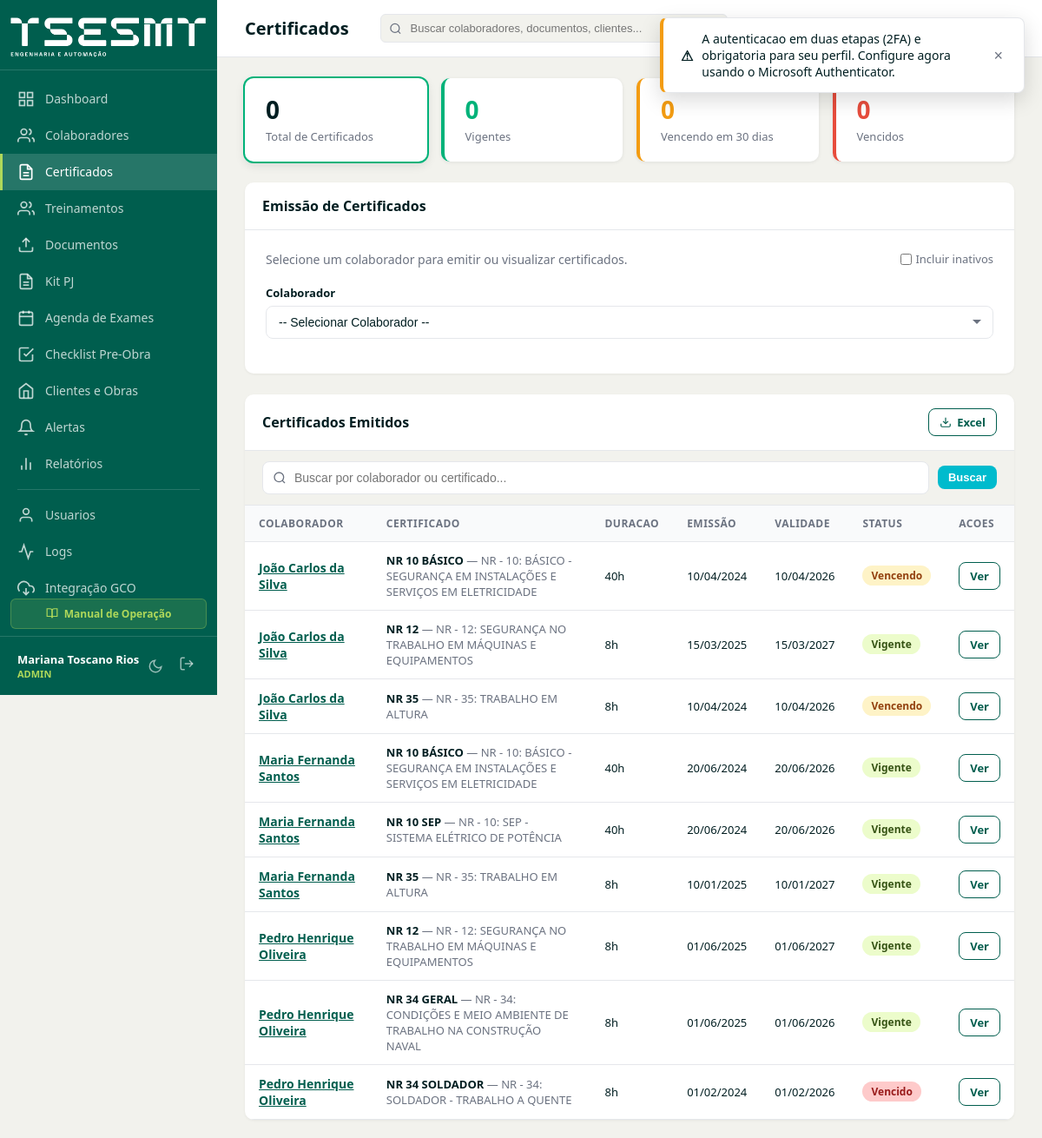
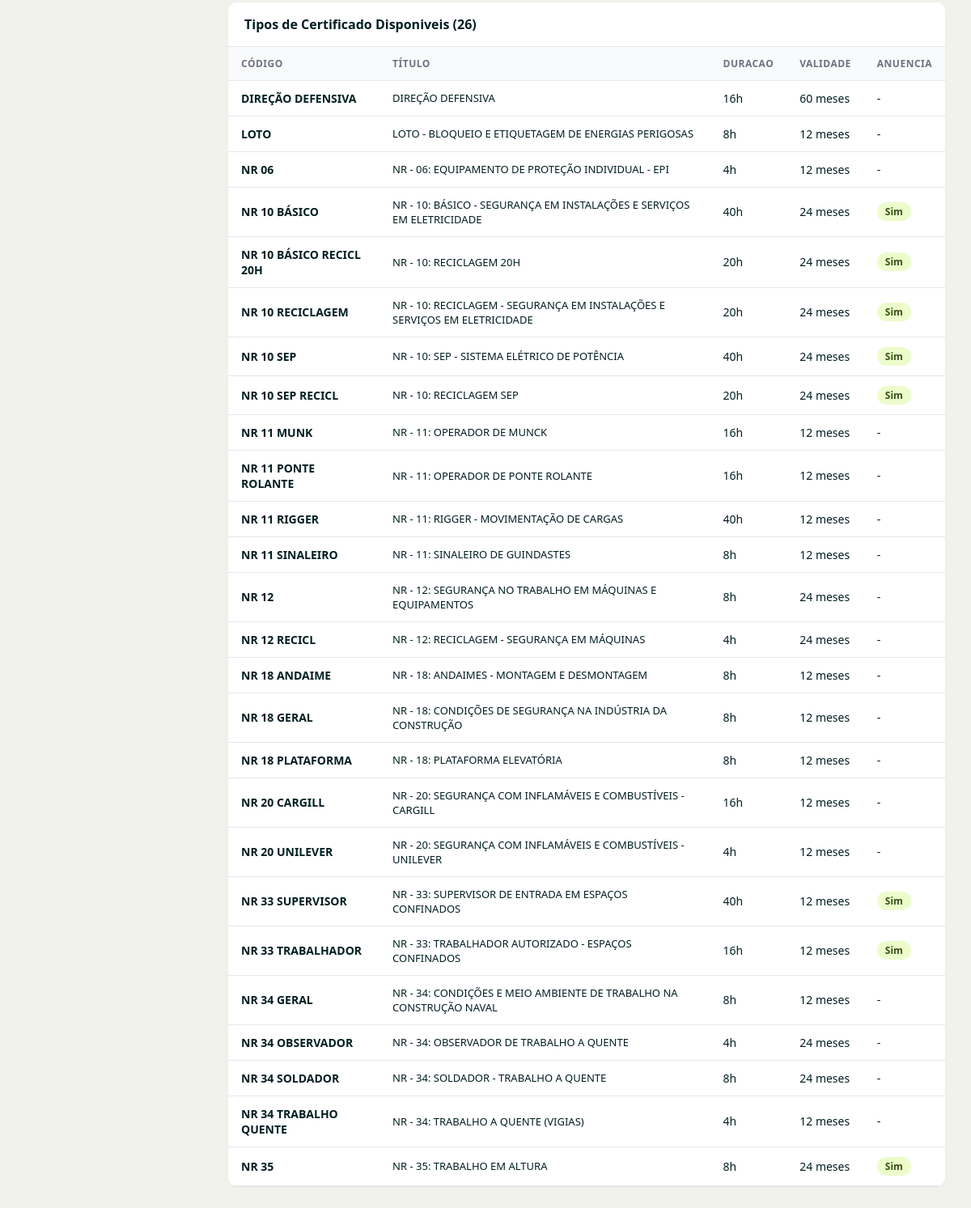
Screenshot of /certificados (signed in) with the database file from the repository (2 pictures, top to bottom).
### tables this page shows
CREATE TABLE IF NOT EXISTS certificados (
    id INT AUTO_INCREMENT PRIMARY KEY,
    colaborador_id INT NOT NULL,
    tipo_certificado_id INT NOT NULL,
    data_realizacao DATE NOT NULL,
    data_emissao DATE NOT NULL,
    data_validade DATE NOT NULL,
    status ENUM('vigente','vencido','proximo_vencimento') NOT NULL DEFAULT 'vigente',
    criado_por INT NULL,
    criado_em DATETIME NOT NULL DEFAULT CURRENT_TIMESTAMP,
    atualizado_em DATETIME NOT NULL DEFAULT CURRENT_TIMESTAMP ON UPDATE CURRENT_TIMESTAMP,
     
    ministrante_id INT NULL,
     
    treinamento_id INT NULL,
     
    arquivo_assinado VARCHAR(500) NULL,
    assinado_em DATETIME NULL,
     
    excluido_em DATETIME NULL,
    FOREIGN KEY (colaborador_id) REFERENCES colaboradores(id) ON DELETE CASCADE,
    FOREIGN KEY (tipo_certificado_id) REFERENCES tipos_certificado(id) ON DELETE RESTRICT,
    FOREIGN KEY (criado_por) REFERENCES usuarios(id) ON DELETE SET NULL,
    INDEX idx_colaborador (colaborador_id),
    INDEX idx_tipo (tipo_certificado_id),
    INDEX idx_validade (data_validade),
    INDEX idx_status (status),
    INDEX idx_excluido_em (excluido_em)
);

CREATE TABLE IF NOT EXISTS colaboradores (
    id INT AUTO_INCREMENT PRIMARY KEY,
    nome_completo VARCHAR(200) NOT NULL,
    cpf_encrypted VARCHAR(255) NULL,
    cpf_hash VARCHAR(64) NULL UNIQUE,
    data_nascimento DATE NULL,
    telefone VARCHAR(20) NULL,
    email VARCHAR(150) NULL,
    matricula VARCHAR(50) NULL,
    cargo VARCHAR(100) NULL,
    funcao VARCHAR(100) NULL,
    setor VARCHAR(100) NULL,
    cliente_id INT NULL,
    obra_id INT NULL,
    data_admissao DATE NULL,
    data_demissao DATE NULL,
    status ENUM('ativo','inativo','afastado') NOT NULL DEFAULT 'ativo',
    unidade VARCHAR(100) NULL,
     
    excluido_em DATETIME NULL,
    criado_em DATETIME NOT NULL DEFAULT CURRENT_TIMESTAMP,
    atualizado_em DATETIME NOT NULL DEFAULT CURRENT_TIMESTAMP ON UPDATE CURRENT_TIMESTAMP,
    FOREIGN KEY (cliente_id) REFERENCES clientes(id) ON DELETE SET NULL,
    FOREIGN KEY (obra_id) REFERENCES obras(id) ON DELETE SET NULL,
    INDEX idx_nome (nome_completo),
    INDEX idx_status (status),
    INDEX idx_cliente (cliente_id),
    INDEX idx_obra (obra_id),
    INDEX idx_cpf_hash (cpf_hash),
    INDEX idx_excluido_em (excluido_em)
);

CREATE TABLE IF NOT EXISTS tipos_certificado (
    id INT AUTO_INCREMENT PRIMARY KEY,
    codigo VARCHAR(50) NOT NULL UNIQUE,
    titulo VARCHAR(500) NOT NULL,
    duracao VARCHAR(20) NOT NULL DEFAULT '8h',
    validade_meses INT NOT NULL DEFAULT 12,
    tem_anuencia TINYINT(1) NOT NULL DEFAULT 0,
    tem_diego TINYINT(1) NOT NULL DEFAULT 0,
    conteudo_no_verso TINYINT(1) NOT NULL DEFAULT 0,
    conteudo_programatico TEXT NULL,
    ativo TINYINT(1) NOT NULL DEFAULT 1,
    criado_em DATETIME NOT NULL DEFAULT CURRENT_TIMESTAMP,
    atualizado_em DATETIME NOT NULL DEFAULT CURRENT_TIMESTAMP ON UPDATE CURRENT_TIMESTAMP,
    INDEX idx_codigo (codigo)
);

### app/Views/certificados/index.php (the view, shortened to what the rows shown need)
<div style="display:grid; grid-template-columns:repeat(4, 1fr); gap:16px; margin-bottom:24px;">
    <a href="/certificados" class="stat-card stat-card-clickable <?= empty($status ?? '') ? 'stat-card-active' : '' ?>" style="text-decoration:none; color:inherit;">
        <div class="stat-value"><?= $contadores['total'] ?? 0 ?></div>
        <div class="stat-label">Total de Certificados</div>
    </a>
    <a href="/certificados?status=vigente" class="stat-card stat-card-clickable <?= ($status ?? '') === 'vigente' ? 'stat-card-active' : '' ?>" style="border-left:4px solid #00b279; text-decoration:none; color:inherit;">
        <div class="stat-value" style="color:#00b279;"><?= $contadores['vigente'] ?? 0 ?></div>
        <div class="stat-label">Vigentes</div>
    </a>
    <a href="/certificados?status=proximo_vencimento" class="stat-card stat-card-clickable <?= ($status ?? '') === 'proximo_vencimento' ? 'stat-card-active' : '' ?>" style="border-left:4px solid #f39c12; text-decoration:none; color:inherit;">
        <div class="stat-value" style="color:#f39c12;"><?= $contadores['proximo_vencimento'] ?? 0 ?></div>
        <div class="stat-label">Vencendo em 30 dias</div>
    </a>
    <a href="/certificados?status=vencido" class="stat-card stat-card-clickable <?= ($status ?? '') === 'vencido' ? 'stat-card-active' : '' ?>" style="border-left:4px solid #e74c3c; text-decoration:none; color:inherit;">
        <div class="stat-value" style="color:#e74c3c;"><?= $contadores['vencido'] ?? 0 ?></div>
        <div class="stat-label">Vencidos</div>
    </a>
</div>
<div class="table-container">
    <div class="table-header">
        <span class="table-title">Emissão de Certificados</span>
    </div>
    <div style="padding:24px;">
        <div style="display:flex;justify-content:space-between;align-items:center;margin-bottom:20px;">
            <p style="color:var(--c-gray);font-size:14px;margin:0;">Selecione um colaborador para emitir ou visualizar certificados.</p>
            <label style="font-size:13px;color:var(--c-gray);cursor:pointer;display:flex;align-items:center;gap:4px;">
                <input type="checkbox" onchange="window.location.href='/certificados?mostrar_inativos='+(this.checked?'1':'0')" <?= ($mostrarInativos ?? false) ? 'checked' : '' ?>>
                Incluir inativos
            </label>
        </div>
        <div class="form-group">
            <label>Colaborador</label>
            <select class="form-control" onchange="if(this.value) window.location='/certificados/emitir/'+this.value">
                <option value="">-- Selecionar Colaborador --</option>
            </select>
        </div>
    </div>
</div>
<div class="table-container" style="margin-top:24px;">
    <div class="table-header">
        <span class="table-title">Certificados Emitidos<?= !empty($status) ? ' — ' . match($status) { 'vigente' => 'Vigentes', 'proximo_vencimento' => 'Vencendo', 'vencido' => 'Vencidos', default => '' } : '' ?></span>
        <div style="display:flex; gap:8px; align-items:center;">
            <a href="/exportar/certificados<?= !empty($status) ? '?status=' . urlencode($status) : '' ?>" class="btn btn-outline btn-sm" title="Exportar Excel">
                <svg width="14" height="14" viewBox="0 0 24 24" fill="none" stroke="currentColor" stroke-width="2"><path d="M21 15v4a2 2 0 01-2 2H5a2 2 0 01-2-2v-4"/><polyline points="7 10 12 15 17 10"/><line x1="12" y1="15" x2="12" y2="3"/></svg>
                Excel
            </a>
        </div>
    </div>
    <div style="padding:12px 20px; border-bottom:1px solid var(--c-border); background:var(--c-bg);">
        <form method="GET" action="/certificados" style="display:flex; gap:10px; align-items:center;">
            <div class="search-box" style="flex:1; min-width:220px;">
                <svg width="16" height="16" viewBox="0 0 24 24" fill="none" stroke="currentColor" stroke-width="2"><circle cx="11" cy="11" r="8"/><line x1="21" y1="21" x2="16.65" y2="16.65"/></svg>
                <input type="text" name="q" class="form-control" placeholder="Buscar por colaborador ou certificado..." value="<?= htmlspecialchars($search ?? '') ?>" autocomplete="off">
            </div>
            <button type="submit" class="btn btn-secondary btn-sm">Buscar</button>
        </form>
    </div>
    <table>
        <thead>
            <tr>
                <th>Colaborador</th>
                <th>Certificado</th>
                <th>Duracao</th>
                <th>Emissão</th>
                <th>Validade</th>
                <th>Status</th>
                <th>Acoes</th>
            </tr>
        </thead>
        <tbody>
        <?php if (empty($certificadosList)): ?>
            <tr><td colspan="7" style="text-align:center;color:var(--c-gray);padding:32px;">
                <?php if (!empty($status) || !empty($search)): ?>
                    Nenhum certificado encontrado com os filtros selecionados.
                <?php else: ?>
                    Nenhum certificado emitido ainda.
                <?php endif; ?>
            </td></tr>
        <?php else: ?>
            <?php foreach ($certificadosList as $cert): ?>
            <tr>
                <td>
                    <a href="/colaboradores/<?= $cert['colaborador_id'] ?>" style="color:var(--c-primary);font-weight:600;">
                        <?= htmlspecialchars($cert['nome_completo']) ?>
                    </a>
                </td>
                <td style="font-size:13px;">
                    <strong><?= htmlspecialchars($cert['tipo_codigo']) ?></strong>
                    <span style="color:var(--c-gray);"> — <?= htmlspecialchars($cert['tipo_titulo']) ?></span>
                </td>
                <td style="font-size:13px;"><?= htmlspecialchars($cert['duracao'] ?? '') ?></td>
                <td style="font-size:13px;"><?= date('d/m/Y', strtotime($cert['data_emissao'])) ?></td>
                <td style="font-size:13px;"><?= $cert['data_validade'] ? date('d/m/Y', strtotime($cert['data_validade'])) : '—' ?></td>
                <td>
                    <?php
                    $badgeClass = match($cert['status']) {
                        'vigente' => 'badge-vigente',
                        'proximo_vencimento' => 'badge-proximo_vencimento',
                        'vencido' => 'badge-vencido',
                        default => ''
                    };
                    $statusLabel = match($cert['status']) {
                        'vigente' => 'Vigente',
                        'proximo_vencimento' => 'Vencendo',
                        'vencido' => 'Vencido',
                        default => ucfirst($cert['status'])
                    };
                    ?>
                    <span class="badge <?= $badgeClass ?>"><?= $statusLabel ?></span>
                </td>
                <td style="white-space:nowrap;">
                    <a href="/certificados/preview/<?= $cert['id'] ?>" class="btn btn-outline btn-sm" target="_blank" title="Visualizar">Ver</a>
                </td>
            </tr>
            <?php endforeach; ?>
        <?php endif; ?>
        </tbody>
    </table>
</div>
<div class="table-container" style="margin-top:24px;">
    <div class="table-header"><span class="table-title">Tipos de Certificado Disponiveis (<?= count($tipos) ?>)</span></div>
    <table>
        <thead><tr><th>Código</th><th>Título</th><th>Duracao</th><th>Validade</th><th>Anuencia</th></tr></thead>
        <tbody>
        <?php foreach ($tipos as $t): ?>
        <tr>
            <td style="font-weight:600;"><?= htmlspecialchars($t['codigo']) ?></td>
            <td style="font-size:13px;"><?= htmlspecialchars($t['titulo']) ?></td>
            <td><?= htmlspecialchars($t['duracao']) ?></td>
            <td><?= $t['validade_meses'] ?> meses</td>
            <td><?= $t['tem_anuencia'] ? '<span class="badge badge-vigente">Sim</span>' : '-' ?></td>
        </tr>
        <?php endforeach; ?>
        </tbody>
    </table>
</div>

### app/Core/Router.php (shortened to what the rows shown need)
<?php
class Router
{
    private array $routes = [];
    private function addRoute(string $method, string $path, array $handler, array $middleware): void
    {
        $pattern = preg_replace('/\{(\w+)\}/', '(?P<$1>[^/]+)', $path);
        $pattern = '#^' . $pattern . '$#';
        $this->routes[] = [
            'method'     => $method,
            'pattern'    => $pattern,
            'handler'    => $handler,
            'middleware'  => $middleware,
        ];
    }
    public function dispatch(): void
    {
        $method = $_SERVER['REQUEST_METHOD'];
        $uri = parse_url($_SERVER['REQUEST_URI'], PHP_URL_PATH);
        $uri = rtrim($uri, '/') ?: '/';
        foreach ($this->routes as $route) {
            if ($route['method'] !== $method) {
                continue;
            }
            if (preg_match($route['pattern'], $uri, $matches)) {
                $params = array_filter($matches, 'is_string', ARRAY_FILTER_USE_KEY);
                [$controllerName, $action] = $route['handler'];
                $controller = new $controllerClass();
                call_user_func_array([$controller, $action], array_values($params));
                return;
            }
        }
    }
}

### rows the page displays
certificados: colaborador.nome_completo "João Carlos da Silva", tipo_certificado.codigo "NR 10 BÁSICO", tipo_certificado.titulo "NR - 10: BÁSICO - SEGURANÇA EM INSTALAÇÕES E SERVIÇOS EM ELETRICIDADE", tipo_certificado.duracao "40h", data_emissao "10/04/2024", data_validade "10/04/2026", status "Vencendo"
certificados: colaborador.nome_completo "João Carlos da Silva", tipo_certificado.codigo "NR 12", tipo_certificado.titulo "NR - 12: SEGURANÇA NO TRABALHO EM MÁQUINAS E EQUIPAMENTOS", tipo_certificado.duracao "8h", data_emissao "15/03/2025", data_validade "15/03/2027", status "Vigente"
certificados: colaborador.nome_completo "João Carlos da Silva", tipo_certificado.codigo "NR 35", tipo_certificado.titulo "NR - 35: TRABALHO EM ALTURA", tipo_certificado.duracao "8h", data_emissao "10/04/2024", data_validade "10/04/2026", status "Vencendo"
certificados: colaborador.nome_completo "Maria Fernanda Santos", tipo_certificado.codigo "NR 10 BÁSICO", tipo_certificado.titulo "NR - 10: BÁSICO - SEGURANÇA EM INSTALAÇÕES E SERVIÇOS EM ELETRICIDADE", tipo_certificado.duracao "40h", data_emissao "20/06/2024", data_validade "20/06/2026", status "Vigente"
certificados: colaborador.nome_completo "Maria Fernanda Santos", tipo_certificado.codigo "NR 10 SEP", tipo_certificado.titulo "NR - 10: SEP - SISTEMA ELÉTRICO DE POTÊNCIA", tipo_certificado.duracao "40h", data_emissao "20/06/2024", data_validade "20/06/2026", status "Vigente"
certificados: colaborador.nome_completo "Maria Fernanda Santos", tipo_certificado.codigo "NR 35", tipo_certificado.titulo "NR - 35: TRABALHO EM ALTURA", tipo_certificado.duracao "8h", data_emissao "10/01/2025", data_validade "10/01/2027", status "Vigente"
certificados: colaborador.nome_completo "Pedro Henrique Oliveira", tipo_certificado.codigo "NR 12", tipo_certificado.titulo "NR - 12: SEGURANÇA NO TRABALHO EM MÁQUINAS E EQUIPAMENTOS", tipo_certificado.duracao "8h", data_emissao "01/06/2025", data_validade "01/06/2027", status "Vigente"
certificados: colaborador.nome_completo "Pedro Henrique Oliveira", tipo_certificado.codigo "NR 34 GERAL", tipo_certificado.titulo "NR - 34: CONDIÇÕES E MEIO AMBIENTE DE TRABALHO NA CONSTRUÇÃO NAVAL", tipo_certificado.duracao "8h", data_emissao "01/06/2025", data_validade "01/06/2026", status "Vigente"
certificados: colaborador.nome_completo "Pedro Henrique Oliveira", tipo_certificado.codigo "NR 34 SOLDADOR", tipo_certificado.titulo "NR - 34: SOLDADOR - TRABALHO A QUENTE", tipo_certificado.duracao "8h", data_emissao "01/02/2024", data_validade "01/02/2026", status "Vencido"
tipos_certificado: codigo "DIREÇÃO DEFENSIVA", titulo "DIREÇÃO DEFENSIVA", duracao "16h", validade_meses "60"
tipos_certificado: codigo "LOTO", titulo "LOTO - BLOQUEIO E ETIQUETAGEM DE ENERGIAS PERIGOSAS", duracao "8h", validade_meses "12"
tipos_certificado: codigo "NR 06", titulo "NR - 06: EQUIPAMENTO DE PROTEÇÃO INDIVIDUAL - EPI", duracao "4h", validade_meses "12"
tipos_certificado: codigo "NR 10 BÁSICO", titulo "NR - 10: BÁSICO - SEGURANÇA EM INSTALAÇÕES E SERVIÇOS EM ELETRICIDADE", duracao "40h", validade_meses "24", tem_anuencia "Sim"
tipos_certificado: codigo "NR 10 BÁSICO RECICL 20H", titulo "NR - 10: RECICLAGEM 20H", duracao "20h", validade_meses "24", tem_anuencia "Sim"
tipos_certificado: codigo "NR 10 RECICLAGEM", titulo "NR - 10: RECICLAGEM - SEGURANÇA EM INSTALAÇÕES E SERVIÇOS EM ELETRICIDADE", duracao "20h", validade_meses "24", tem_anuencia "Sim"
tipos_certificado: codigo "NR 10 SEP", titulo "NR - 10: SEP - SISTEMA ELÉTRICO DE POTÊNCIA", duracao "40h", validade_meses "24", tem_anuencia "Sim"
tipos_certificado: codigo "NR 10 SEP RECICL", titulo "NR - 10: RECICLAGEM SEP", duracao "20h", validade_meses "24", tem_anuencia "Sim"
tipos_certificado: codigo "NR 11 MUNK", titulo "NR - 11: OPERADOR DE MUNCK", duracao "16h", validade_meses "12"
tipos_certificado: codigo "NR 11 PONTE ROLANTE", titulo "NR - 11: OPERADOR DE PONTE ROLANTE", duracao "16h", validade_meses "12"
tipos_certificado: codigo "NR 11 RIGGER", titulo "NR - 11: RIGGER - MOVIMENTAÇÃO DE CARGAS", duracao "40h", validade_meses "12"
tipos_certificado: codigo "NR 11 SINALEIRO", titulo "NR - 11: SINALEIRO DE GUINDASTES", duracao "8h", validade_meses "12"
tipos_certificado: codigo "NR 12", titulo "NR - 12: SEGURANÇA NO TRABALHO EM MÁQUINAS E EQUIPAMENTOS", duracao "8h", validade_meses "24"
tipos_certificado: codigo "NR 12 RECICL", titulo "NR - 12: RECICLAGEM - SEGURANÇA EM MÁQUINAS", duracao "4h", validade_meses "24"
tipos_certificado: codigo "NR 18 ANDAIME", titulo "NR - 18: ANDAIMES - MONTAGEM E DESMONTAGEM", duracao "8h", validade_meses "12"
tipos_certificado: codigo "NR 18 GERAL", titulo "NR - 18: CONDIÇÕES DE SEGURANÇA NA INDÚSTRIA DA CONSTRUÇÃO", duracao "8h", validade_meses "12"
tipos_certificado: codigo "NR 18 PLATAFORMA", titulo "NR - 18: PLATAFORMA ELEVATÓRIA", duracao "8h", validade_meses "12"
tipos_certificado: codigo "NR 20 CARGILL", titulo "NR - 20: SEGURANÇA COM INFLAMÁVEIS E COMBUSTÍVEIS - CARGILL", duracao "16h", validade_meses "12"
tipos_certificado: codigo "NR 20 UNILEVER", titulo "NR - 20: SEGURANÇA COM INFLAMÁVEIS E COMBUSTÍVEIS - UNILEVER", duracao "4h", validade_meses "12"
tipos_certificado: codigo "NR 33 SUPERVISOR", titulo "NR - 33: SUPERVISOR DE ENTRADA EM ESPAÇOS CONFINADOS", duracao "40h", validade_meses "12", tem_anuencia "Sim"
tipos_certificado: codigo "NR 33 TRABALHADOR", titulo "NR - 33: TRABALHADOR AUTORIZADO - ESPAÇOS CONFINADOS", duracao "16h", validade_meses "12", tem_anuencia "Sim"
tipos_certificado: codigo "NR 34 GERAL", titulo "NR - 34: CONDIÇÕES E MEIO AMBIENTE DE TRABALHO NA CONSTRUÇÃO NAVAL", duracao "8h", validade_meses "12"
tipos_certificado: codigo "NR 34 OBSERVADOR", titulo "NR - 34: OBSERVADOR DE TRABALHO A QUENTE", duracao "4h", validade_meses "24"
tipos_certificado: codigo "NR 34 SOLDADOR", titulo "NR - 34: SOLDADOR - TRABALHO A QUENTE", duracao "8h", validade_meses "24"
tipos_certificado: codigo "NR 34 TRABALHO QUENTE", titulo "NR - 34: TRABALHO A QUENTE (VIGIAS)", duracao "4h", validade_meses "12"
tipos_certificado: codigo "NR 35", titulo "NR - 35: TRABALHO EM ALTURA", duracao "8h", validade_meses "24", tem_anuencia "Sim"

### other values shown
$contadores['total'] "0"
$contadores['vigente'] "0"
$contadores['proximo_vencimento'] "0"
$contadores['vencido'] "0"
count($tipos) "26"
